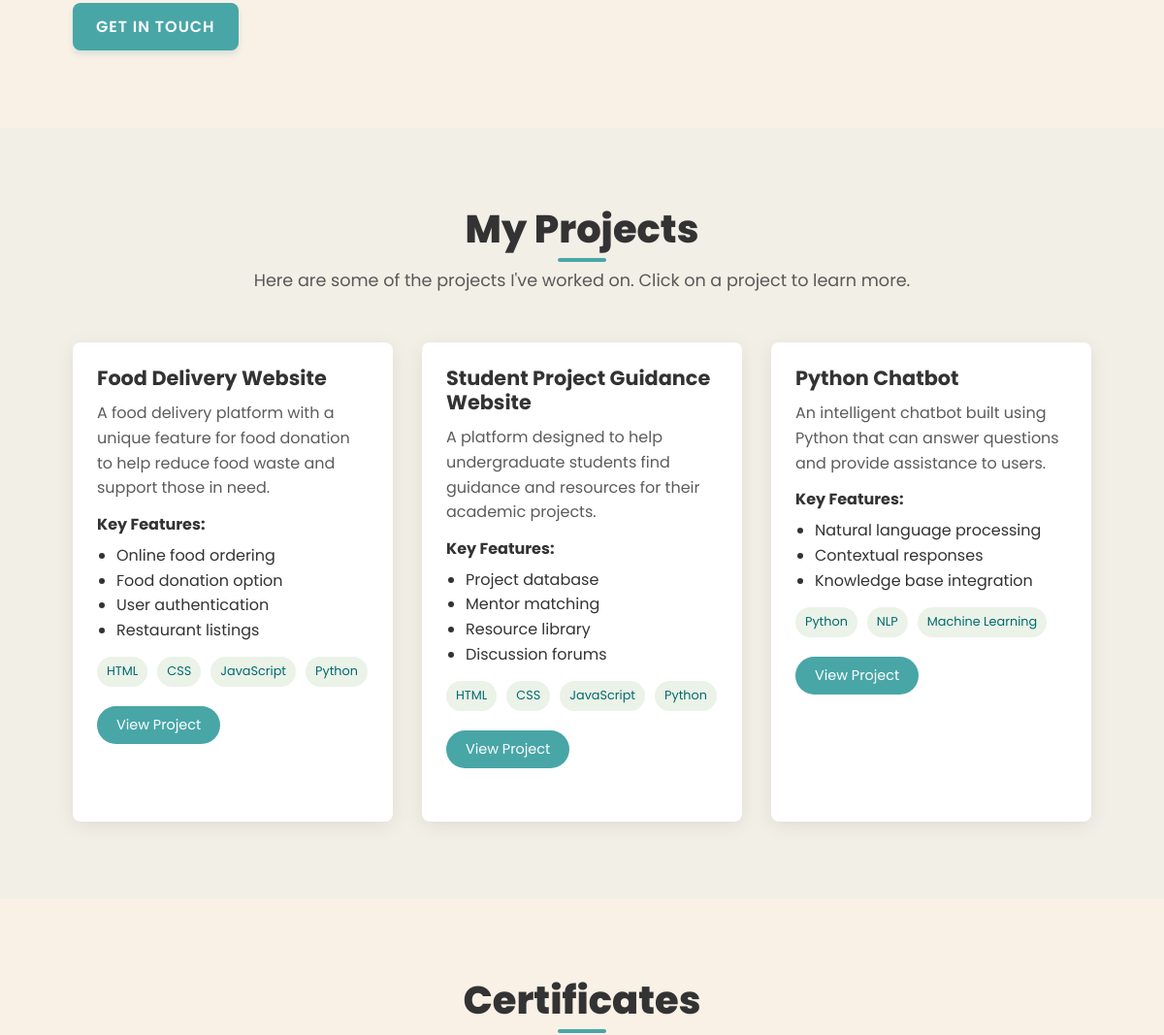
/ (middle part), run on an earlier commit of the app's database.
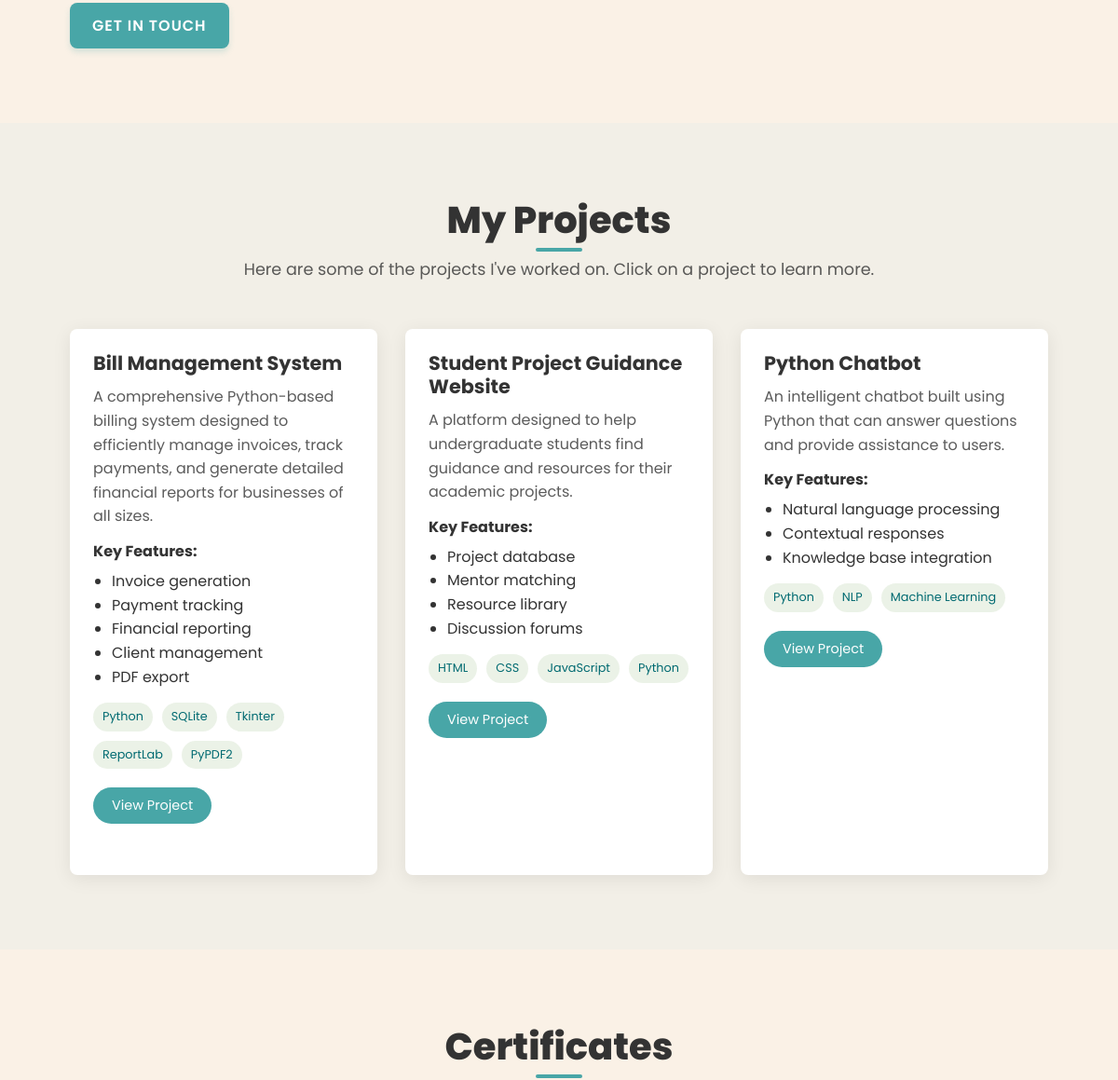
And on a later commit of the database.
### models.py (models this page shows, shortened)
class Project(db.Model):
    id = db.Column(db.Integer, primary_key=True)
    title = db.Column(db.String(100), nullable=False)
    description = db.Column(db.Text, nullable=False)
    features = db.Column(db.Text)
    technologies = db.Column(db.String(200))
    image_url = db.Column(db.String(200))
    project_url = db.Column(db.String(200))
    created_at = db.Column(db.DateTime, default=datetime.utcnow)

### routes.py (the view)
@app.route('/')
def index():
    initialize_data()
    projects = Project.query.all()
    certificates = Certificate.query.all()
    return render_template('index.html', projects=projects, certificates=certificates)

### templates/index.html (shortened to what this page needs)
{% extends 'base.html' %}
{% block content %}
    {% include 'sections/about.html' %}
    {% include 'sections/projects.html' %}
    {% include 'sections/certificates.html' %}
{% endblock %}

### templates/base.html (shortened to what this page needs)
<!DOCTYPE html>
<html lang="en">
<head>
    <link rel="stylesheet" href="https://cdnjs.cloudflare.com/ajax/libs/font-awesome/6.4.0/css/all.min.css">
    <link rel="stylesheet" href="{{ url_for('static', filename='css/style.css') }}">
</head>
<body>
    <main>
        {% block content %}{% endblock %}
    </main>
</body>
</html>

### templates/sections/about.html (shortened to what this page needs)
<section id="about">
    <div class="container">
        <div class="about-content">
            <div class="about-text">
                <a href="#contact" class="btn">Get In Touch</a>
            </div>
        </div>
    </div>
</section>

### templates/sections/projects.html
<section id="projects">
    <div class="container">
        <div class="section-title">
            <h2>My Projects</h2>
            <p>Here are some of the projects I've worked on. Click on a project to learn more.</p>
        </div>
        <div class="projects-grid">
            {% for project in projects %}
            <div class="card project-card">
                <div class="project-content">
                    <h3 class="project-title">{{ project.title }}</h3>
                    <p class="project-description">{{ project.description }}</p>
                    <h4 style="margin-top: 15px; margin-bottom: 10px; font-size: 1rem;">Key Features:</h4>
                    <ul style="list-style-type: disc; padding-left: 20px; margin-bottom: 15px;">
                        {% for feature in project.features.split(',') %}
                            <li>{{ feature }}</li>
                        {% endfor %}
                    </ul>
                    <div class="project-tech">
                        {% for tech in project.technologies.split(',') %}
                            <span>{{ tech }}</span>
                        {% endfor %}
                    </div>
                    <a href="{{ project.project_url }}" class="project-link" target="_blank">View Project</a>
                </div>
            </div>
            {% endfor %}
        </div>
    </div>
</section>

### templates/sections/certificates.html (shortened to what this page needs)
<section id="certificates">
    <div class="container">
        <div class="section-title">
            <h2>Certificates</h2>
        </div>
    </div>
</section>

### static/css/style.css (style rules this page uses)
:root { --primary-color: #48A6A7; --secondary-color: #006A71; --accent-color: #99BC85; --text-color: #333; --background-color: #F2EFE7; --section-bg: #FAF1E6; --card-bg: #fff; --header-bg: rgba(242, 239, 231, 0.95); --shadow: 0 4px 20px rgba(0, 0, 0, 0.08); --transition: all 0.3s ease; --border-radius: 8px; --spacing: 1rem; --light-accent: #9ACBD0; --soft-bg: #E4EFE7; --dark-primary: #9ACBD0; --dark-secondary: #48A6A7; --dark-accent: #99BC85; --dark-text: #F2EFE7; --dark-background: #006A71; --dark-section-bg: #005459; --dark-card-bg: #007A80; --dark-header-bg: rgba(0, 106, 113, 0.95); --dark-shadow: 0 4px 20px rgba(0, 0, 0, 0.3); }
* { margin: 0; padding: 0; box-sizing: border-box; }
html { scroll-behavior: smooth; font-size: 16px; }
body { font-family: 'Poppins', sans-serif; color: var(--text-color); background-color: var(--background-color); line-height: 1.6; overflow-x: hidden; transition: var(--transition); }
h1, h2, h3, h4, h5, h6 { margin-bottom: 1rem; font-weight: 700; line-height: 1.2; color: var(--text-color); transition: var(--transition); }
p { margin-bottom: 1rem; transition: var(--transition); }
a { color: var(--primary-color); text-decoration: none; transition: var(--transition); }
ul { list-style: none; }
.container { width: 90%; max-width: 1200px; margin: 0 auto; padding: 0 15px; }
section { padding: 80px 0; background-color: var(--section-bg); transition: var(--transition); }
section:nth-child(odd) { background-color: var(--background-color); }
.btn { display: inline-block; padding: 12px 24px; background-color: var(--primary-color); color: white; border: none; border-radius: var(--border-radius); cursor: pointer; font-weight: 600; text-transform: uppercase; letter-spacing: 1px; transition: var(--transition); box-shadow: 0 4px 6px rgba(72, 166, 167, 0.2); }
.section-title { text-align: center; margin-bottom: 50px; position: relative; }
.section-title h2 { font-size: 2.5rem; font-weight: 800; margin-bottom: 15px; position: relative; display: inline-block; }
.section-title h2::after { content: ''; position: absolute; width: 50px; height: 4px; background-color: var(--primary-color); bottom: -10px; left: 50%; transform: translateX(-50%); border-radius: 2px; }
.section-title p { color: var(--text-color); max-width: 700px; margin: 0 auto; font-size: 1.1rem; opacity: 0.8; }
.card { background-color: var(--card-bg); border-radius: var(--border-radius); padding: 25px; margin-bottom: 30px; box-shadow: var(--shadow); transition: var(--transition); }
.about-content { display: flex; gap: 50px; align-items: center; }
.about-text { flex: 1; }
.projects-grid { display: grid; grid-template-columns: repeat(auto-fill, minmax(320px, 1fr)); gap: 30px; }
.project-card { height: 100%; display: flex; flex-direction: column; position: relative; overflow: hidden; }
.project-content { flex: 1; }
.project-title { font-size: 1.3rem; margin-bottom: 10px; }
.project-description { margin-bottom: 15px; color: var(--text-color); opacity: 0.8; }
.project-tech { display: flex; flex-wrap: wrap; gap: 10px; margin-top: 15px; }
.project-tech span { background-color: rgba(153, 188, 133, 0.2); padding: 5px 10px; border-radius: 20px; font-size: 0.8rem; color: var(--secondary-color); }
.project-link { margin-top: 20px; display: inline-block; padding: 8px 20px; background-color: var(--primary-color); color: white; border-radius: 20px; font-size: 0.9rem; transition: var(--transition); }

What changed in the data, as far as the page shows it:
removed Project: title "Food Delivery Website", description "A food delivery platform with a unique feature for food donation to help reduce food waste and support those in need.", feature "Online food ordering" "Food donation option" "User authentication" "Restaurant listings", tech "HTML" "CSS" "JavaScript" "Python"
added Project: title "Bill Management System", description "A comprehensive Python-based billing system designed to efficiently manage invoices, track payments, and generate detailed financial reports for businesses of all sizes.", feature "Invoice generation" "Payment tracking" "Financial reporting" "Client management" "PDF export", tech "Python" "SQLite" "Tkinter" "ReportLab" "PyPDF2"
